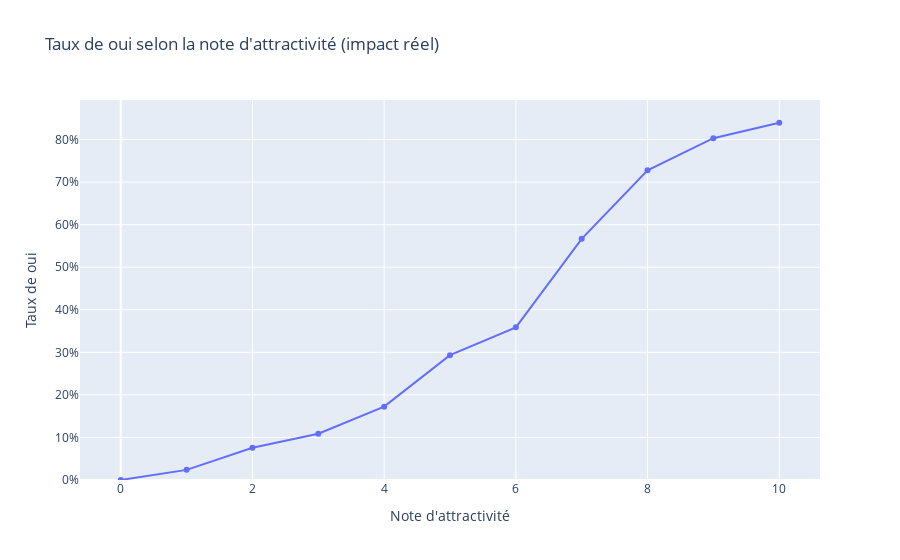

The notebook cell this image was saved under:
### Code cell
# Impact réel : taux de 'oui' par note d'attrait
df["attr_round"] = df["attr"].round().astype(int)
rate = df.groupby("attr_round")["dec"].mean().reset_index()

# Visualisation
rate_fig = px.line(
    rate, 
    x="attr_round", 
    y="dec", 
    markers=True,
    title="Taux de oui selon la note d'attractivité (impact réel)",
    labels={"attr_round":"Note d'attractivité","dec":"Taux de oui"}
)

rate_fig.update_yaxes(tickformat=".0%", rangemode="tozero")

rate_fig.show()

### Figure 1 — Plotly figure (JSON) as saved in the notebook; plotly's stock layout.template omitted (floating-point values rounded to 4 significant figures)
{"data": [{"hovertemplate": "Note d'attractivité=%{x}<br>Taux de oui=%{y}<extra></extra>", "legendgroup": "", "line": {"color": "#636efa", "dash": "solid"}, "marker": {"symbol": "circle"}, "mode": "lines+markers", "name": "", "orientation": "v", "showlegend": false, "type": "scatter", "x": [0, 1, 2, 3, 4, 5, 6, 7, 8, 9, 10], "xaxis": "x", "y": [0, 0.02381, 0.07576, 0.1087, 0.1724, 0.2934, 0.3587, 0.5668, 0.7279, 0.8033, 0.8395], "yaxis": "y"}], "layout": {"legend": {"tracegroupgap": 0}, "title": {"text": "Taux de oui selon la note d'attractivité (impact réel)"}, "xaxis": {"anchor": "y", "domain": [0, 1], "title": {"text": "Note d'attractivité"}}, "yaxis": {"anchor": "x", "domain": [0, 1], "rangemode": "tozero", "tickformat": ".0%", "title": {"text": "Taux de oui"}}}}
